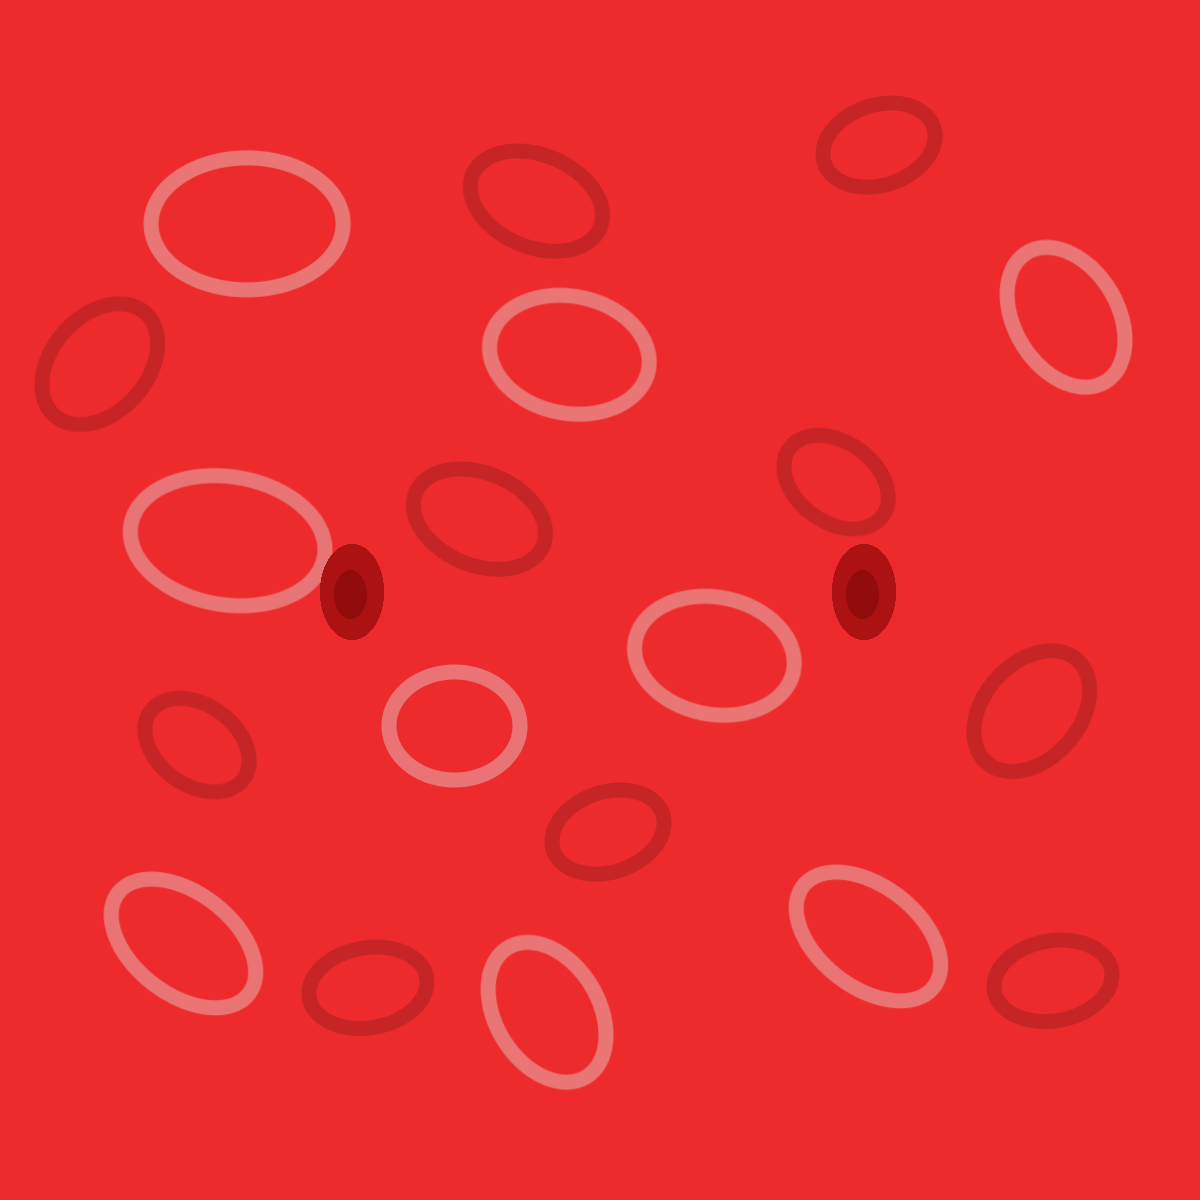

A 2D game scene composited from a Tiled map and its tileset images. What follows is a short description and the map's XML, with each tile layer's data collapsed to a summary:
An orthogonal 75x75 tile map with 16x16 px tiles, 3 tile layers (backgroundLayer, blockedLayer, objectLayer), 2 tilesets.

<map version="1.2" tiledversion="1.2.3" orientation="orthogonal" renderorder="right-down" width="75" height="75" tilewidth="16" tileheight="16" infinite="0" nextlayerid="5" nextobjectid="1">
 <tileset firstgid="1" name="gameTiles" tilewidth="16" tileheight="16" tilecount="5625" columns="75">
  <image source="../images/backgroundMap.png" width="1200" height="1200" />
 </tileset>
 <tileset firstgid="5626" name="redBloodCell" tilewidth="16" tileheight="16" tilecount="24" columns="4">
  <image source="../images/redBloodCell.png" width="64" height="96" />
 </tileset>
 <layer id="1" name="backgroundLayer" width="75" height="75">
  <data>[5625 cells, 5625 non-empty, 5625 distinct tile ids]</data>
 </layer>
 <layer id="3" name="blockedLayer" width="75" height="75">
  <data>[5625 cells, 48 non-empty, 24 distinct tile ids]</data>
 </layer>
 <layer id="4" name="objectLayer" width="75" height="75">
  <data>[5625 cells, 0 non-empty, 0 distinct tile ids]</data>
 </layer>
</map>